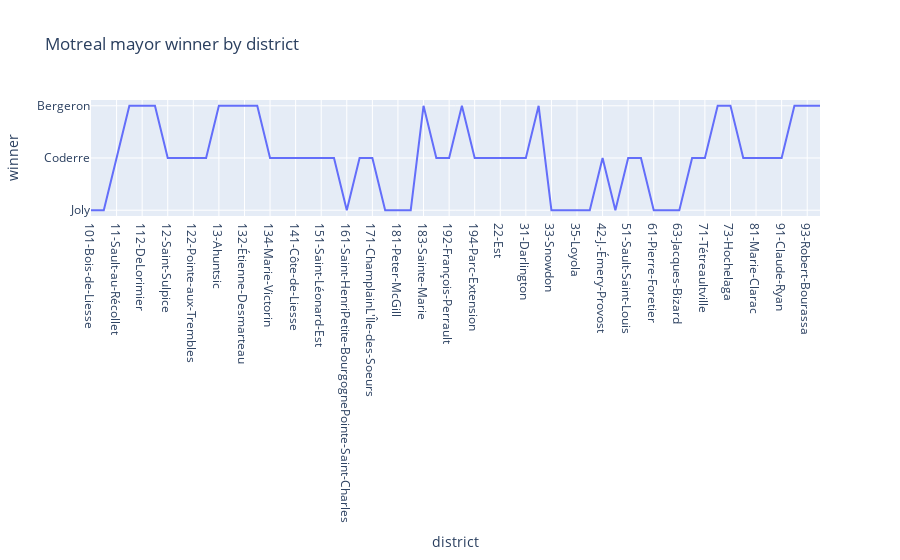

The code cell stored with this chart in its notebook:
### Markdown cell above
#### &#9989; **Question 2.3 (6 points)**: Using plotly, create a figure that visualizes your data (or at least some parts of your data). Make sure there are appropriate labels like title, x-axis, and y-axis, etc.

### Code cell
# Put your code here  
fig = px.line(my_plotly_data, x = "district", y = 'winner', title = "Motreal mayor winner by district")
fig.show()

### Figure 1 — Plotly figure (JSON) as saved in the notebook; plotly's stock layout.template omitted (floating-point values rounded to 4 significant figures)
{"data": [{"hovertemplate": "district=%{x}<br>winner=%{y}<extra></extra>", "legendgroup": "", "line": {"color": "#636efa", "dash": "solid"}, "marker": {"symbol": "circle"}, "mode": "lines", "name": "", "orientation": "v", "showlegend": false, "type": "scatter", "x": ["101-Bois-de-Liesse", "102-Cap-Saint-Jacques", "11-Sault-au-Récollet", "111-Mile-End", "112-DeLorimier", "113-Jeanne-Mance", "12-Saint-Sulpice", "121-La Pointe-aux-Prairies", "122-Pointe-aux-Trembles", "123-Rivière-des-Prairies", "13-Ahuntsic", "131-Saint-Édouard", "132-Étienne-Desmarteau", "133-Vieux-Rosemont", "134-Marie-Victorin", "14-Bordeaux-Cartierville", "141-Côte-de-Liesse", "142-Norman-McLaren", "151-Saint-Léonard-Est", "152-Saint-Léonard-Ouest", "161-Saint-HenriPetite-BourgognePointe-Saint-Charles", "162-Saint-PaulÉmard", "171-ChamplainL'Île-des-Soeurs", "172-Desmarchais-Crawford", "181-Peter-McGill", "182-Saint-Jacques", "183-Sainte-Marie", "191-Saint-Michel", "192-François-Perrault", "193-Villeray", "194-Parc-Extension", "21-Ouest", "22-Est", "23-Centre", "31-Darlington", "32-Côte-des-Neiges", "33-Snowdon", "34-Notre-Dame-de-Grâce", "35-Loyola", "41-du Canal", "42-J.-Émery-Provost", "43-Fort-Rolland", "51-Sault-Saint-Louis", "52-Cecil-P.-Newman", "61-Pierre-Foretier", "62-Denis-Benjamin-Viger", "63-Jacques-Bizard", "64-Sainte-Geneviève", "71-Tétreaultville", "72-MaisonneuveLongue-Pointe", "73-Hochelaga", "74-Louis-Riel", "81-Marie-Clarac", "82-Ovide-Clermont", "91-Claude-Ryan", "92-Joseph-Beaubien", "93-Robert-Bourassa", "94-Jeanne-Sauvé"], "xaxis": "x", "y": ["Joly", "Joly", "Coderre", "Bergeron", "Bergeron", "Bergeron", "Coderre", "Coderre", "Coderre", "Coderre", "Bergeron", "Bergeron", "Bergeron", "Bergeron", "Coderre", "Coderre", "Coderre", "Coderre", "Coderre", "Coderre", "Joly", "Coderre", "Coderre", "Joly", "Joly", "Joly", "Bergeron", "Coderre", "Coderre", "Bergeron", "Coderre", "Coderre", "Coderre", "Coderre", "Coderre", "Bergeron", "Joly", "Joly", "Joly", "Joly", "Coderre", "Joly", "Coderre", "Coderre", "Joly", "Joly", "Joly", "Coderre", "Coderre", "Bergeron", "Bergeron", "Coderre", "Coderre", "Coderre", "Coderre", "Bergeron", "Bergeron", "Bergeron"], "yaxis": "y"}], "layout": {"legend": {"tracegroupgap": 0}, "title": {"text": "Motreal mayor winner by district"}, "xaxis": {"anchor": "y", "domain": [0, 1], "title": {"text": "district"}}, "yaxis": {"anchor": "x", "domain": [0, 1], "title": {"text": "winner"}}}}
